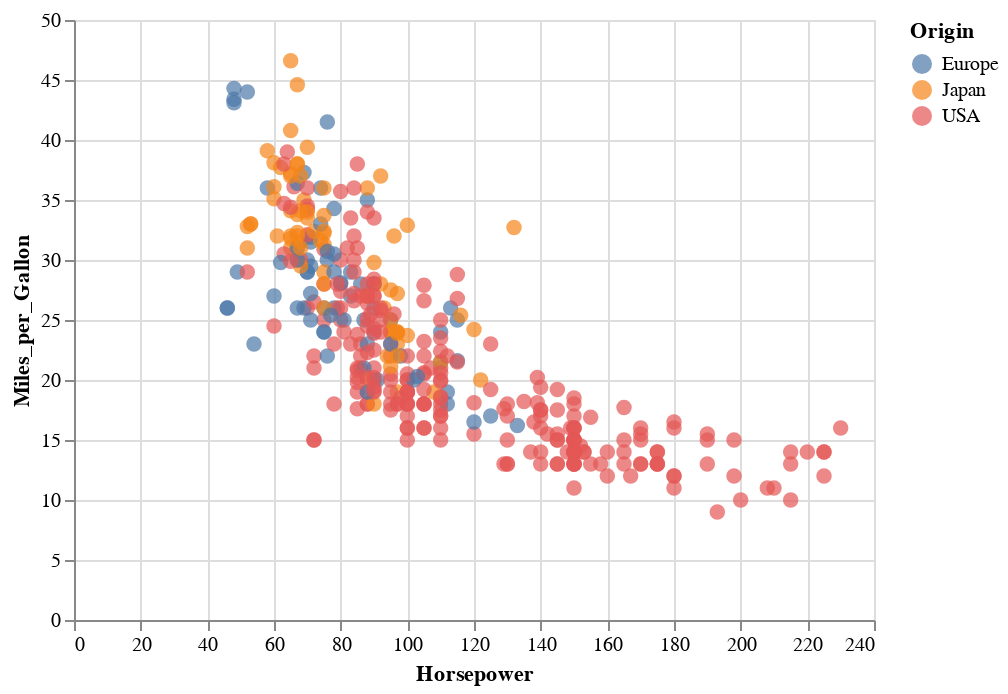

Source (notebook cell):
### Code cell
import altair as alt
from vega_datasets import data

cars = data.cars()

alt.Chart(cars).mark_circle(size=60).encode(
    x='Horsepower',
    y='Miles_per_Gallon',
    color='Origin',
    tooltip=['Name', 'Origin', 'Horsepower', 'Miles_per_Gallon']
).interactive()

### Figure 1 — Vega-Lite specification as saved in the notebook (floating-point values rounded to 4 significant figures; data arrays with more than 128 entries replaced by an {"elided": "..."} marker saying what was removed)
{"$schema": "https://vega.github.io/schema/vega-lite/v2.4.3.json", "config": {"view": {"height": 300, "width": 400}}, "data": {"values": {"elided": "406 records"}}, "encoding": {"color": {"field": "Origin", "type": "nominal"}, "tooltip": [{"field": "Name", "type": "nominal"}, {"field": "Origin", "type": "nominal"}, {"field": "Horsepower", "type": "quantitative"}, {"field": "Miles_per_Gallon", "type": "quantitative"}], "x": {"field": "Horsepower", "type": "quantitative"}, "y": {"field": "Miles_per_Gallon", "type": "quantitative"}}, "mark": {"size": 60, "type": "circle"}, "selection": {"selector003": {"bind": "scales", "encodings": ["x", "y"], "mark": {"fill": "#333", "fillOpacity": 0.125, "stroke": "white"}, "on": "[mousedown, window:mouseup] > window:mousemove!", "resolve": "global", "translate": "[mousedown, window:mouseup] > window:mousemove!", "type": "interval", "zoom": "wheel!"}}}
